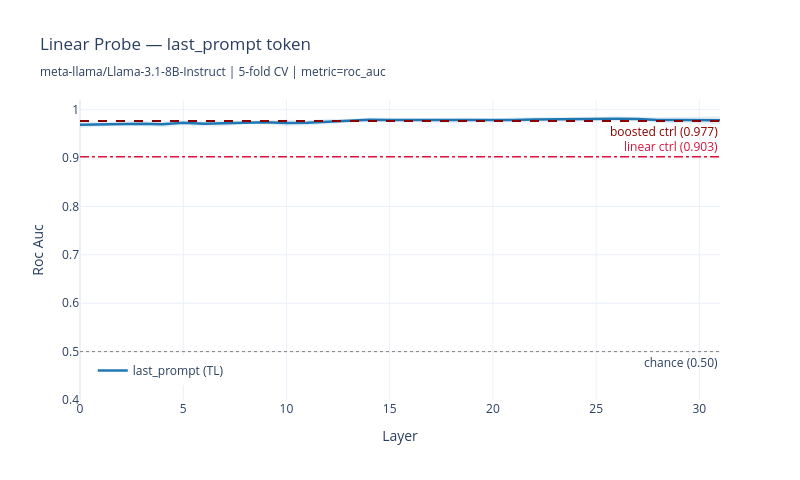

Write notebook code for a chart like this one.
### Code cell
import plotly.graph_objects as go

fig2 = go.Figure()

_backends2 = []
if "probe_results_tl" in dir(): _backends2.append(("TL", probe_results_tl, "solid", 2.5, "#1f77b4"))
if "probe_results_nn" in dir(): _backends2.append(("nnterp", probe_results_nn, "dash", 2.0, "#4a9fd4"))

for backend_label, probe_results, dash, width, color in _backends2:
    df_res = probe_results["last_prompt"]
    layers = df_res["layer"].values
    means  = df_res["mean"].values
    stds   = df_res["std"].values

    fig2.add_trace(go.Scatter(
        x=layers, y=means,
        mode="lines",
        name=f"last_prompt ({backend_label})",
        line=dict(color=color, width=width, dash=dash),
    ))

    # CI band for first backend only
    if backend_label == _backends2[0][0]:
        fig2.add_trace(go.Scatter(
            x=np.concatenate([layers, layers[::-1]]),
            y=np.concatenate([means + stds, (means - stds)[::-1]]),
            fill="toself", fillcolor=color, opacity=0.12,
            line=dict(color="rgba(0,0,0,0)"),
            showlegend=False, hoverinfo="skip",
        ))

# Metadata control lines
fig2.add_hline(
    y=ctrl_meta_acc,
    line_dash="dashdot", line_color="crimson", line_width=1.5,
    annotation_text=f"linear ctrl ({ctrl_meta_acc:.3f})",
    annotation_position="top right",
    annotation_font_color="crimson",
)
if "ctrl_boosted_acc" in dir():
    fig2.add_hline(
        y=ctrl_boosted_acc,
        line_dash="dash", line_color="darkred", line_width=2,
        annotation_text=f"boosted ctrl ({ctrl_boosted_acc:.3f})",
        annotation_position="bottom right",
        annotation_font_color="darkred",
    )

# Chance line
fig2.add_hline(
    y=0.5, line_dash="dot", line_color="gray", line_width=1,
    annotation_text="chance (0.50)", annotation_position="bottom right",
)

fig2.update_layout(
    title=(
        f"Linear Probe — last_prompt token<br>"
        f"<sub>{MODEL_NAME} | {N_CV_FOLDS}-fold CV | metric={PROBE_METRIC}</sub>"
    ),
    xaxis_title="Layer",
    yaxis_title=PROBE_METRIC.replace("_", " ").title(),
    yaxis=dict(range=[0.4, 1.02]),
    legend=dict(x=0.02, y=0.05),
    width=800, height=480,
    template="plotly_white",
)

fig2.show()

safe = MODEL_NAME.replace("/", "_")
csv_path = REPORTS_DIR / f"probe_{safe}_summary.csv"
summary.to_csv(str(csv_path), index=False)
print(f"Saved: {csv_path}")

### Figure 1 — Plotly figure (JSON) as saved in the notebook; plotly's stock layout.template omitted (floating-point values rounded to 4 significant figures)
{"data": [{"line": {"color": "#1f77b4", "dash": "solid", "width": 2.5}, "mode": "lines", "name": "last_prompt (TL)", "type": "scatter", "x": [0, 1, 2, 3, 4, 5, 6, 7, 8, 9, 10, 11, 12, 13, 14, 15, 16, 17, 18, 19, 20, 21, 22, 23, 24, 25, 26, 27, 28, 29, 30, 31], "y": [0.9689, 0.9696, 0.971, 0.9711, 0.9697, 0.9729, 0.9711, 0.9718, 0.9736, 0.9741, 0.9726, 0.9728, 0.9753, 0.977, 0.9792, 0.9787, 0.9788, 0.9782, 0.9776, 0.9788, 0.9774, 0.9787, 0.9798, 0.9803, 0.9801, 0.9807, 0.9811, 0.9808, 0.9787, 0.9785, 0.9784, 0.9783]}, {"fill": "toself", "fillcolor": "#1f77b4", "hoverinfo": "skip", "line": {"color": "rgba(0,0,0,0)"}, "opacity": 0.12, "showlegend": false, "type": "scatter", "x": [0, 1, 2, 3, 4, 5, 6, 7, 8, 9, 10, 11, 12, 13, 14, 15, 16, 17, 18, 19, 20, 21, 22, 23, 24, 25, 26, 27, 28, 29, 30, 31, 31, 30, 29, 28, 27, 26, 25, 24, 23, 22, 21, 20, 19, 18, 17, 16, 15, 14, 13, 12, 11, 10, 9, 8, 7, 6, 5, 4, 3, 2, 1, 0], "y": [0.9753, 0.975, 0.976, 0.9763, 0.9757, 0.9782, 0.9768, 0.9778, 0.9769, 0.9783, 0.9791, 0.978, 0.9809, 0.981, 0.9834, 0.9834, 0.9827, 0.9828, 0.9835, 0.9838, 0.9814, 0.9838, 0.9841, 0.9848, 0.9849, 0.9854, 0.9857, 0.9858, 0.9845, 0.985, 0.9857, 0.9862, 0.9705, 0.9711, 0.9721, 0.9728, 0.9758, 0.9764, 0.9759, 0.9753, 0.9758, 0.9755, 0.9735, 0.9735, 0.9739, 0.9717, 0.9736, 0.9748, 0.974, 0.9751, 0.973, 0.9697, 0.9676, 0.9662, 0.9698, 0.9703, 0.9659, 0.9653, 0.9676, 0.9637, 0.9659, 0.966, 0.9642, 0.9626]}], "layout": {"annotations": [{"font": {"color": "crimson"}, "showarrow": false, "text": "linear ctrl (0.903)", "x": 1, "xanchor": "right", "xref": "x domain", "y": 0.9029, "yanchor": "bottom", "yref": "y"}, {"font": {"color": "darkred"}, "showarrow": false, "text": "boosted ctrl (0.977)", "x": 1, "xanchor": "right", "xref": "x domain", "y": 0.9765, "yanchor": "top", "yref": "y"}, {"showarrow": false, "text": "chance (0.50)", "x": 1, "xanchor": "right", "xref": "x domain", "y": 0.5, "yanchor": "top", "yref": "y"}], "height": 480, "legend": {"x": 0.02, "y": 0.05}, "shapes": [{"line": {"color": "crimson", "dash": "dashdot", "width": 1.5}, "type": "line", "x0": 0, "x1": 1, "xref": "x domain", "y0": 0.9029, "y1": 0.9029, "yref": "y"}, {"line": {"color": "darkred", "dash": "dash", "width": 2}, "type": "line", "x0": 0, "x1": 1, "xref": "x domain", "y0": 0.9765, "y1": 0.9765, "yref": "y"}, {"line": {"color": "gray", "dash": "dot", "width": 1}, "type": "line", "x0": 0, "x1": 1, "xref": "x domain", "y0": 0.5, "y1": 0.5, "yref": "y"}], "title": {"text": "Linear Probe — last_prompt token<br><sub>meta-llama/Llama-3.1-8B-Instruct | 5-fold CV | metric=roc_auc</sub>"}, "width": 800, "xaxis": {"title": {"text": "Layer"}}, "yaxis": {"range": [0.4, 1.02], "title": {"text": "Roc Auc"}}}}
